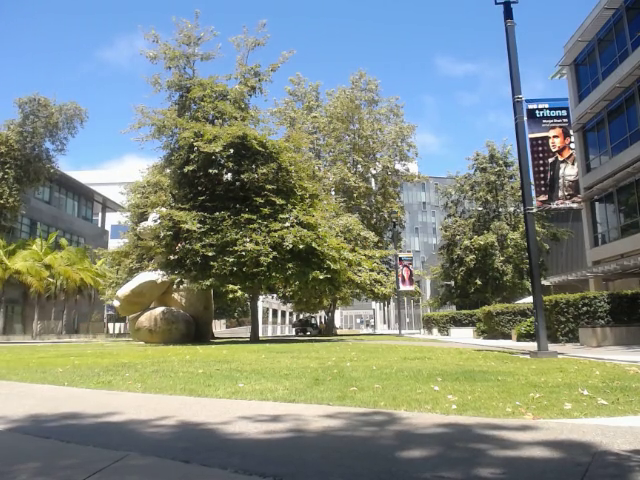
#> input picture frame 72 of videos/bearvid2-blank.mp4, 640 x 480 px, given in place of the camera
$ python diffaccweight_bk.py   (Python 2 division)
#> lines starting #> are read from the running program, lines starting #| are printed output that depends on the picture; after the words box and inside, x2 and y2 are one past the last pixel; in counts of white or black regions, pixels touching at a corner belong together
### Algos/CameraTrapCV.py
# CameraTrapCV.py
# -Computer vision functions for the Intelligent Camera Trap!

# problems:
#
#

import cv2
import numpy as np
import math

class CameraTrapCV():
    def __init__(self):
        self.PI = 3.14159
        self.bg_subtractor = cv2.BackgroundSubtractorMOG(history=200,
            nmixtures=5, backgroundRatio=0.7, noiseSigma=0)

        self.kalman = cv2.KalmanFilter()

    # returns the center of a contour
    # [19 lines left out: functions getCentroid, getPolar, not called in this run]

    '''
    def getPolar(self, x, y, frame_w):
        r = (x ** 2 + y ** 2) ** 1/2
        theta = math.atan2(y, (x-frame_w)/2) * 180. / self.PI
        return [r, theta]
    '''

    # converts an image to a chromaticity image with normalized RGB values
    # ranging between 0 and 255. This color space ignores shadows!
    # [28 lines left out: functions getChromaticity, sphericalAngleTransform, getLargestContourIndex, not called in this run]

    def getTopHalfImg(img_in):
      img_out = img_in[0:img_in.shape[0] / 2, 0:img_in.shape[1]/2]

### Algos/cameraswitcher.py
import os
import signal
import subprocess


class Camera:
    #and switch between cameras.

	def __init__(self, device_number):
		self.filecount = 0;  # Number appended on each new video file.
		self.dev = device_number
		self.proc_id = -1 # Inistialize the pid.


	# [38 lines left out: functions start_recording, stop_recording, is_recording, not called in this run]


### Algos/diffaccweight_bk.py


import cv2
import numpy as np
import math
import CameraTrapCV as CTCV


#############################################################

import cameraswitcher as cs

cam0 = cs.Camera(1)
cam1 = cs.Camera(2)
firstPoint = True


# [57 lines left out: functions angleControl, cameraAngleChanged, switchCameraAngle, turnOffAllCameras, getPolar, diffImg, not called in this run]

MIN_BLOB_SIZE = 200
ctcv = CTCV.CameraTrapCV()

cam = cv2.VideoCapture(0)

t_minus = cv2.cvtColor(cam.read()[1], cv2.COLOR_RGB2GRAY)
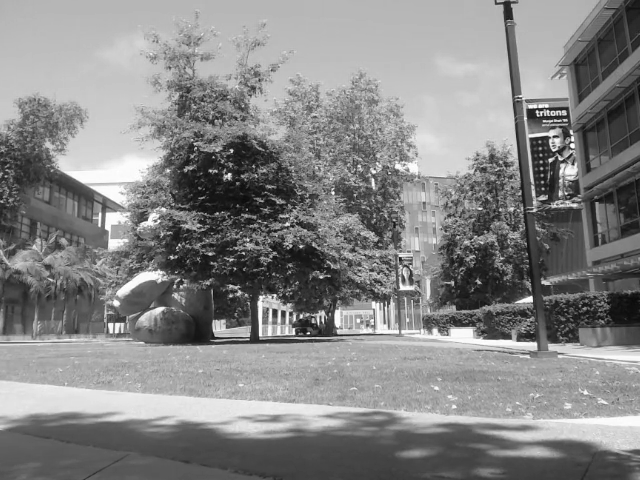
#> t_minus: shape (480, 640); min 10, max 255, mean 134.2
t = cv2.cvtColor(cam.read()[1], cv2.COLOR_RGB2GRAY)
t_plus = cv2.cvtColor(cam.read()[1], cv2.COLOR_RGB2GRAY)

f = t.copy()
gray = t.copy()
avg = np.float32(f)

# Read three images first:
#fgbg = cv2.BackgroundSubtractorMOG()

while(1):
    #_,f = c.read()
  #img = f.copy()
  mask = np.zeros(t.shape, dtype=np.uint8)
  height, width = t.shape
#> height = 480; width = 640
  cv2.circle(t, (312,262), 62, (0,0,0), -1)
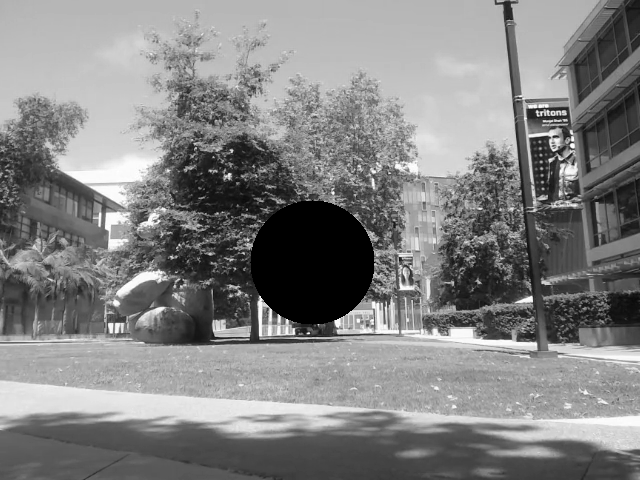
#> t: shape (480, 640); min 0, max 255, mean 130.6
  cv2.circle(mask, (312,262), 160, (255,255,255), -1)
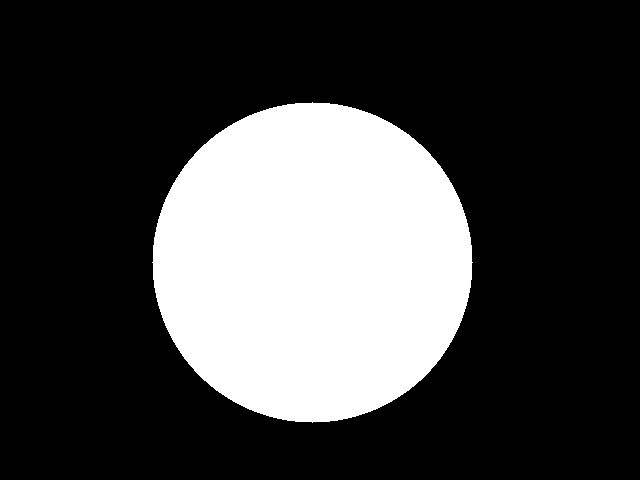
#> mask: shape (480, 640); 26.2% white; 1 white region, box (x1, y1, x2, y2) and area: (152, 102, 473, 423) 80381

  t = t & mask
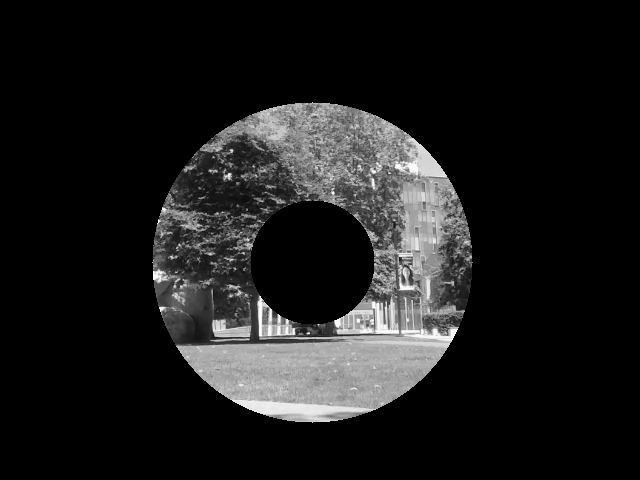
#> t: shape (480, 640); min 0, max 255, mean 27.5


  f = cv2.GaussianBlur(f,(5,5),0)
  cv2.accumulateWeighted(f,avg,0.4)
  res = cv2.convertScaleAbs(avg)
  #res1 = cv2.absdiff(t_minus, res.copy())
  res2 = cv2.absdiff(t, res.copy())
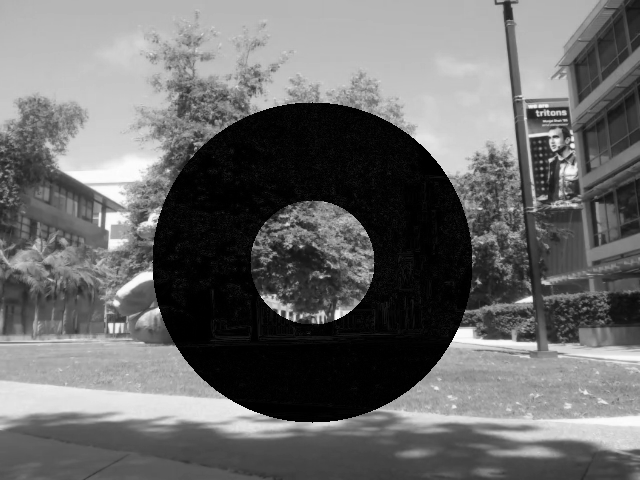
#> res2: shape (480, 640); min 0, max 254, mean 107.6
  #res3 = cv2.absdiff(t_plus, res.copy())

  ret,img_grey2 = cv2.threshold( res2, 7, 255, cv2.THRESH_BINARY )
#> img_grey2: shape (480, 640); 81.8% white; 66 black regions (64 under 20 px), largest, box (x1, y1, x2, y2) and area: (153, 103, 472, 423) 55688, (404, 267, 410, 279) 32
  img_grey2 = cv2.GaussianBlur(img_grey2,(5,5),0)
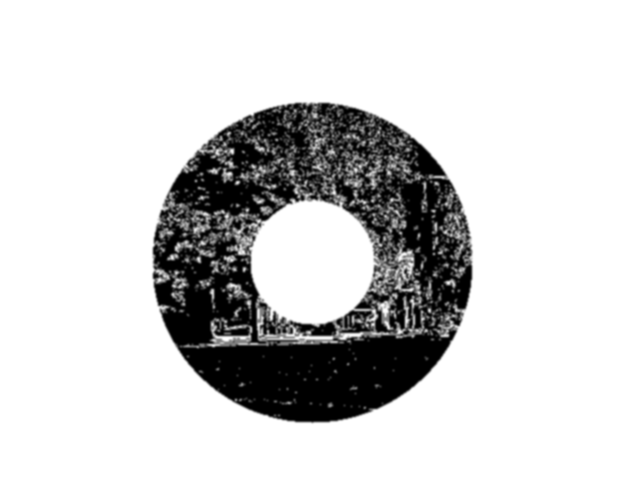
#> img_grey2: shape (480, 640); min 0, max 255, mean 208.6
  ret2,img_grey2 = cv2.threshold( img_grey2, 240, 255, cv2.THRESH_BINARY )
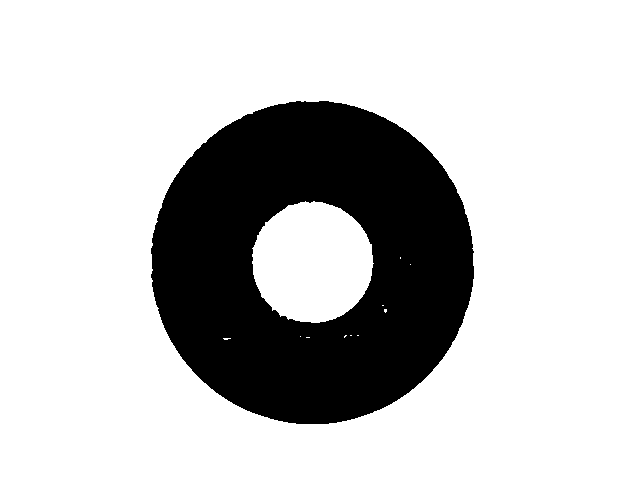
#> img_grey2: shape (480, 640); 77.1% white; 1 black region, box (x1, y1, x2, y2) and area: (151, 101, 474, 424) 70346


  img_thresh = ctcv.bg_subtractor.apply(img_grey2, None, 0.05)
#> img_thresh: shape (480, 640); every value is 0

  if np.count_nonzero(img_thresh) > 5:
    # Get the largest contour
    contours, hierarchy = cv2.findContours(img_thresh, cv2.RETR_TREE, cv2.CHAIN_APPROX_SIMPLE)

    '''for cnt in contours:
        cv2.drawContours(zeros, [cnt], 0,255,-1)
    '''

    #gray = cv2.bitwise_not(t)
    #kernel = cv2.getStructuringElement(cv2.MORPH_ELLIPSE,(3,3))
    #res = cv2.morphologyEx(gray,cv2.MORPH_OPEN,kernel)


        # totally not from stack overflow
    areas = [cv2.contourArea(c) for c in contours]
    i_max  = np.argmax(areas)
    max_index = ctcv.getLargestContourIndex(img_thresh)

    # Make sure it's big enough
    if cv2.contourArea(contours[max_index]) >= MIN_BLOB_SIZE:
      img_out = np.zeros(img_thresh.shape).astype(np.uint8)
      cv2.drawContours(t, contours, max_index, (255, 255, 255), -1)
      #print "img_out.shape = " + str(img_out.shape)
      x_pos, y_pos = ctcv.getCentroid(contours[max_index])
      cv2.circle(t, (x_pos, y_pos), 5, (0,0,0), -1)

      x_pos, y_pos = ctcv.getCentroid(ctcv.contours[max_index])
      theta = ctcv.getPolar(312,262, x_pos, y_pos)

	#print theta

      if firstPoint:
	oldangle = 0
	firstPoint = False
      angleControl(theta, oldangle)
      oldangle = theta


  #cv2.imshow('mask',mask)
  cv2.imshow('original',t)
  #cv2.imshow('img_thresh',img_thresh)


  t_minus = t
  t = t_plus
  t_plus = cv2.cvtColor(cam.read()[1], cv2.COLOR_RGB2GRAY)
  f = t.copy()
  k = cv2.waitKey(20)
#> (key Esc is pressed here)

  if k == 27:
    break

cv2.destroyAllWindows()
cam.release()

$ run again, starting later in the video
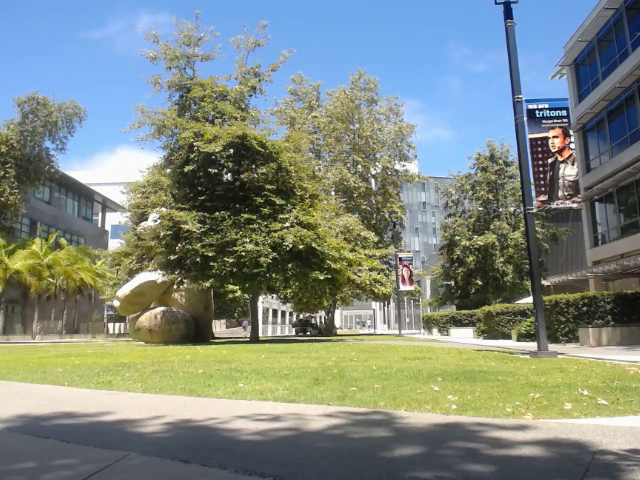
#> input picture frame 324 of videos/bearvid2-blank.mp4, 640 x 480 px, given in place of the camera
#> `cv2.circle(t, (312,262), 62, (0,0,0), -1)`:
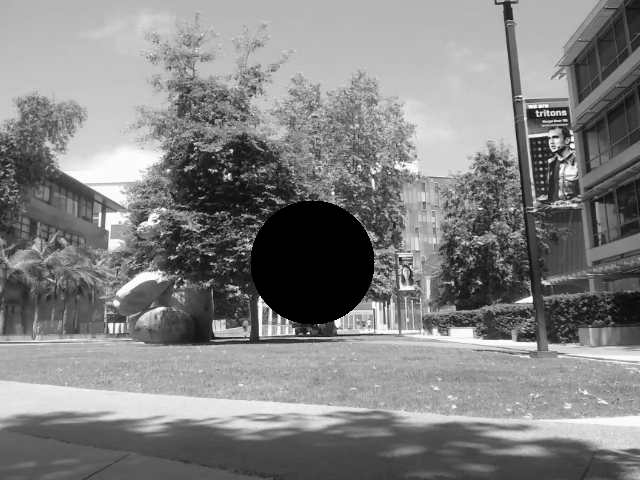
#> t: shape (480, 640); min 0, max 255, mean 130.4
#> mask: shape (480, 640); 26.2% white; 1 white region, box (x1, y1, x2, y2) and area: (152, 102, 473, 423) 80381
#> `img_grey2 = cv2.GaussianBlur(img_grey2,(5,5),0)`:
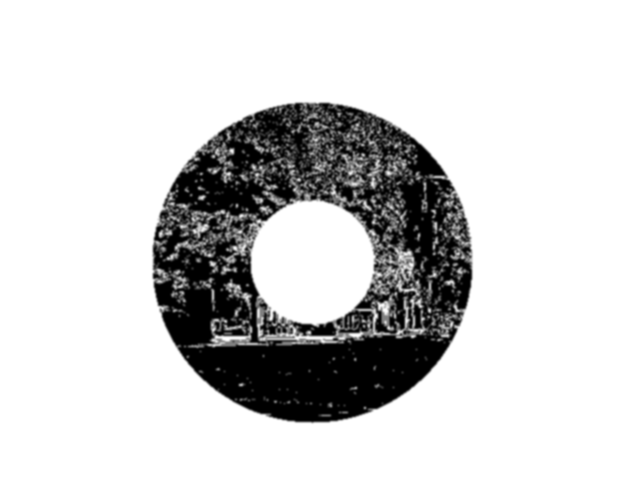
#> img_grey2: shape (480, 640); min 0, max 255, mean 208.7
#> img_thresh: shape (480, 640); every value is 0

$ run again, starting later in the video
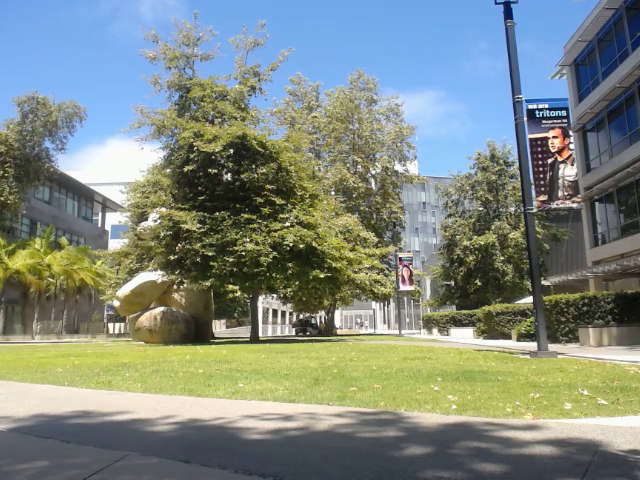
#> input picture frame 577 of videos/bearvid2-blank.mp4, 640 x 480 px, given in place of the camera
#> `cv2.circle(t, (312,262), 62, (0,0,0), -1)`:
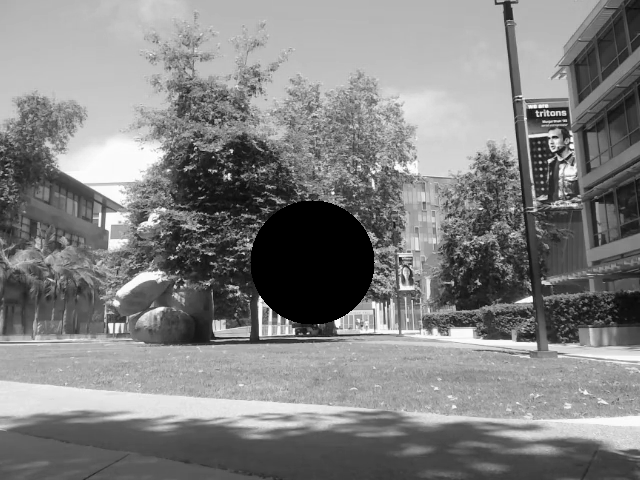
#> t: shape (480, 640); min 0, max 255, mean 130.2
#> mask: shape (480, 640); 26.2% white; 1 white region, box (x1, y1, x2, y2) and area: (152, 102, 473, 423) 80381
#> `img_grey2 = cv2.GaussianBlur(img_grey2,(5,5),0)`:
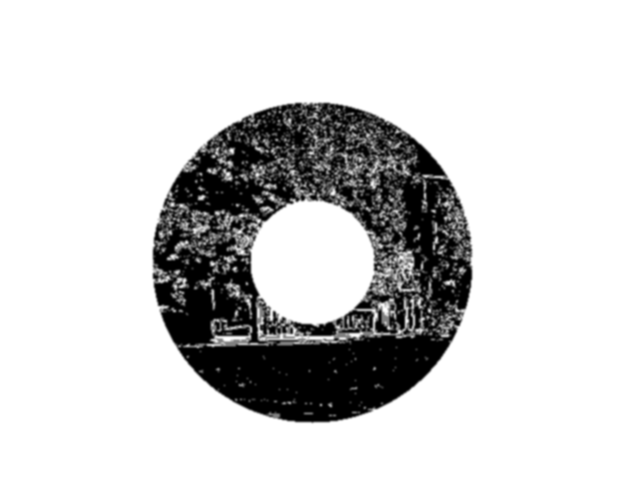
#> img_grey2: shape (480, 640); min 0, max 255, mean 208.7
#> img_thresh: shape (480, 640); every value is 0
